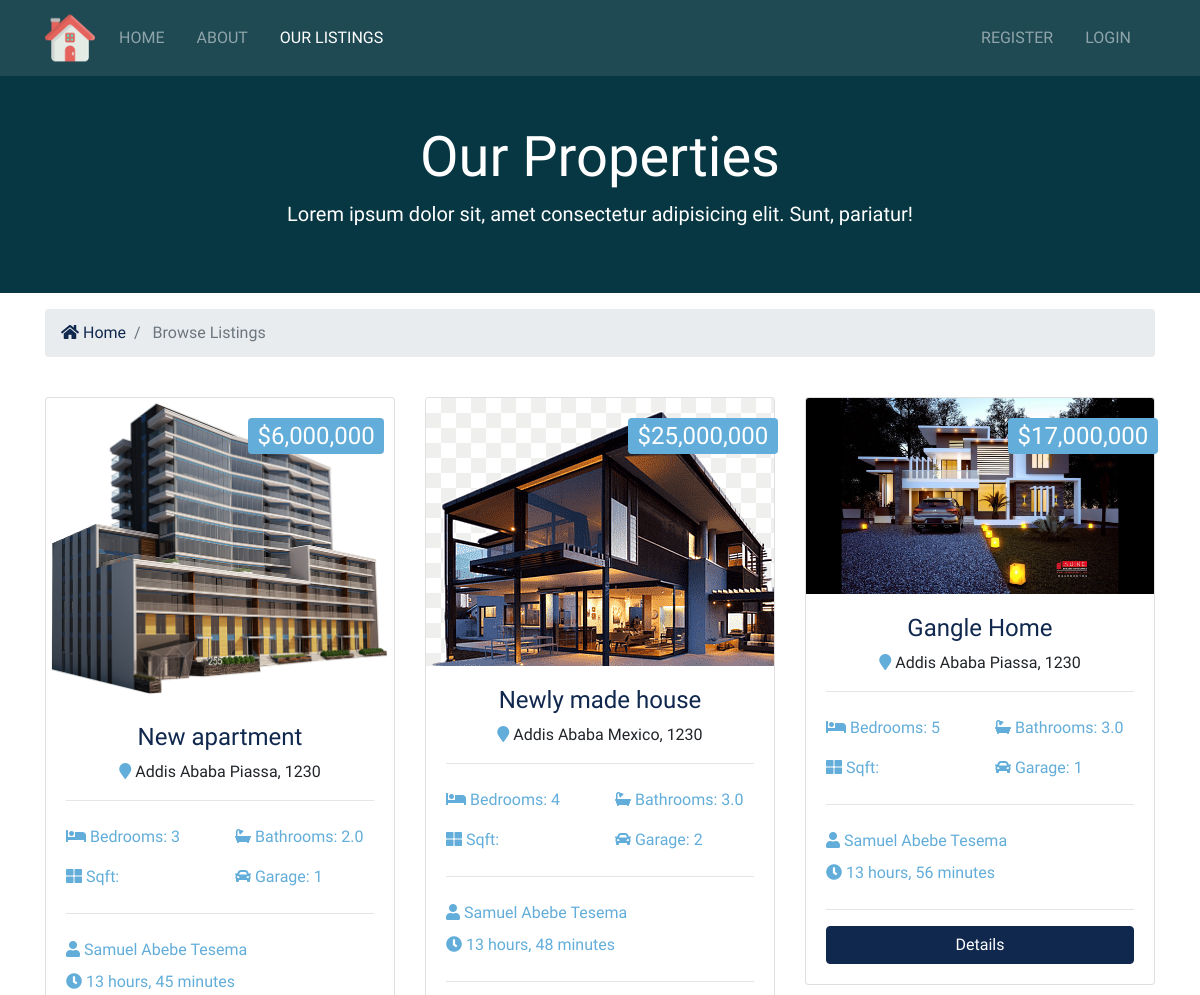
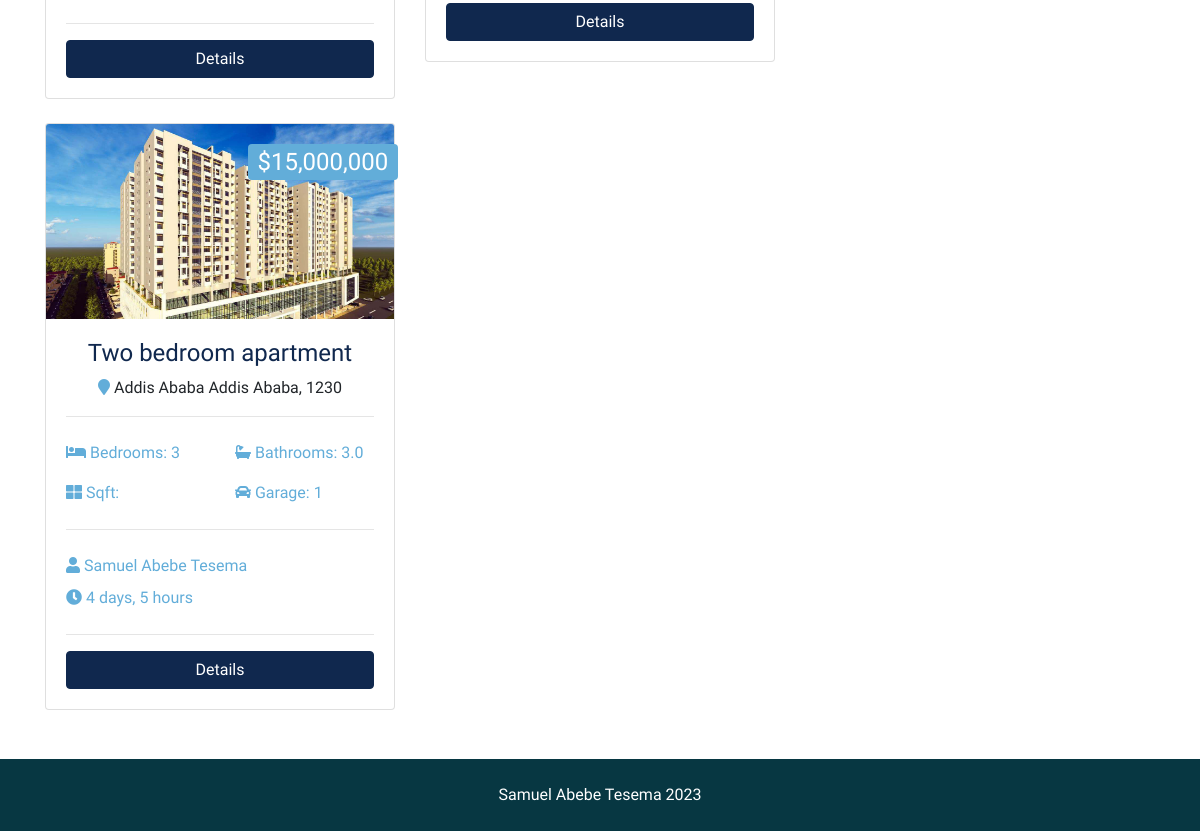
/listings/, run on the app's committed database (2 pictures, top to bottom).
### listings/models.py (models this page shows, shortened)
class Listing(models.Model):
    agents = models.ForeignKey(Agent, on_delete=models.DO_NOTHING)
    title = models.CharField(max_length=200)
    address = models.CharField(max_length=200)
    city = models.CharField(max_length=100)
    state = models.CharField(max_length=100)
    zipcode = models.CharField(max_length=20)
    description = models.TextField(blank=True)
    price = models.IntegerField()
    bedrooms = models.IntegerField()
    bathrooms = models.DecimalField(max_digits=2, decimal_places=1)
    garage = models.IntegerField(default=0)
    sqft = models.CharField(max_length=20, blank=True)
    lot_size = models.DecimalField(max_digits=5, decimal_places=1)
    photo_main = models.ImageField(upload_to='photos/%Y/%m/%d')
    photo_1 = models.ImageField(upload_to='photos/%Y/%m/%d', blank=True)
    photo_2 = models.ImageField(upload_to='photos/%Y/%m/%d', blank=True)
    photo_3 = models.ImageField(upload_to='photos/%Y/%m/%d', blank=True)
    photo_4 = models.ImageField(upload_to='photos/%Y/%m/%d', blank=True)
    photo_5 = models.ImageField(upload_to='photos/%Y/%m/%d', blank=True)
    is_published = models.BooleanField(default=True)
    list_date = models.DateTimeField(default=datetime.now, blank=True)
    objects = models.Manager()

### agent/models.py (models this page shows)
class Agent(models.Model):
    name = models.CharField(max_length=200)
    photo = models.ImageField(upload_to='photo/%Y/%m/%d')
    description = models.TextField(blank=True)
    phone = models.CharField(max_length=20)
    email = models.CharField(max_length=50)
    is_mvp = models.BooleanField(default=False)
    hire_date = models.DateTimeField(default=datetime.now, blank=True)
    def __str__(self):
        return self.name
    objects = models.Manager()

### listings/views.py (the view)
# urls.py: path('', views.index, name='listings'),
def index(request):
    listings = Listing.objects.order_by('-list_date').filter(is_published=True)
    paginator = Paginator(listings, 6)
    page = request.GET.get('page')
    paged_listings = paginator.get_page(page)
    context = {
        'listings': paged_listings
    }
    return render(request, 'listings/listings.html', context)

### listings/templates/listings/listings.html (shortened to what this page needs)
{% extends 'listings/layout.html' %}
{% load humanize %}
{% block content %}
	<section id="showcase-inner" class="py-5 text-white">
		<div class="container">
			<div class="row text-center">
				<div class="col-md-12">
					<h1 class="display-4"> Our Properties</h1>
					<p class="lead">Lorem ipsum dolor sit, amet consectetur adipisicing elit. Sunt, pariatur!</p>
				</div>
			</div>
		</div>
	</section>
	<section id="bc" class="mt-3">
		<div class="container">
			<nav aria-label="breadcrumb">
				<ol class="breadcrumb">
					<li class="breadcrumb-item">
						<a href="{% url 'index' %}">
						<i class="fas fa-home"></i> Home</a>
					</li>
					<li class="breadcrumb-item active"> Browse Listings</li>
				</ol>
			</nav>
		</div>
	</section>
	<section id="listings" class="py-4">
		<div class="container">
			<div class="row">
				{% if listings %}
					{% for listing in listings %}
						<div class="col-md-6 col-lg-4 mb-4">
							<div class="card listing-preview">
								<img class="card-img-top" src="{{ listing.photo_main.url }}" alt="">
								<div class="card-img-overlay">
									<h2>
									<span class="badge badge-secondary text-white">${{ listing.price | intcomma}}</span>
									</h2>
								</div>
								<div class="card-body">
									<div class="listing-heading text-center">
										<h4 class="text-primary">{{ listing.title }}</h4>
										<p>
											<i class="fas fa-map-marker text-secondary"></i>
										{{ listing.city }} {{listing.state}}, {{listing.zipcode}}</p>
									</div>
									<hr>
									<div class="row py-2 text-secondary">
										<div class="col-6">
										<i class="fas fa-bed"></i> Bedrooms: {{ listing.bedrooms }}</div>
										<div class="col-6">
										<i class="fas fa-bath"></i> Bathrooms: {{ listing.bathrooms }}</div>
									</div>
									<div class="row py-2 text-secondary">
										<div class="col-6">
										<i class="fas fa-th-large"></i> Sqft: {{listing.sqft}}</div>
										<div class="col-6">
										<i class="fas fa-car"></i> Garage: {{ listing.garage }}</div>
									</div>
									<hr>
									<div class="row py-2 text-secondary">
										<div class="col-12">
										<i class="fas fa-user"></i> {{ listing.agents }}</div>
									</div>
									<div class="row text-secondary pb-2">
										<div class="col-12">
										<i class="fas fa-clock"></i> {{ listing.list_date | timesince }}</div>
									</div>
									<hr>
									<a href="{% url 'listing' listing.id %}" class="btn btn-primary btn-block"> Details </a>
								</div>
							</div>
						</div>
					{% endfor %}
				{% else %}
					<div class="col-md-12">
						<p>No Listings Available</p>
					</div>
				{% endif %}
			</div>
			<div class="row">
				<div class="col-md-12">
				</div>
			</div>
		</div>
	</section>
{% endblock content %}

### listings/templates/listings/layout.html (shortened to what this page needs)
{% load static %}
<html lang="en">
<head>
    <link rel="stylesheet" href="{% static 'css/all.css' %}">
    <link rel="stylesheet" href="{% static 'css/bootstrap.css' %}">
    <link rel="stylesheet" href="{% static 'css/style.css' %}">
    <link rel="stylesheet" href="{% static 'css/lightbox.min.css' %}">
</head>
<body>
    {% include 'pages/navbar.html' %}
        {% block content %}
        {% endblock content %}
    {% include 'pages/footer.html' %}
</body>
</html>

### pages/templates/pages/navbar.html (shortened to what this page needs)
{% load static %}
<nav class="navbar navbar-expand-lg navbar-dark bg-primary sticky-top">
	<div class="container">
		<a class="navbar-brand" href="{% url 'index' %}">
			<img src="{% static 'img/logo.png' %}" class="logo" alt="">
		</a>
		<div class="collapse navbar-collapse" id="navbarNavAltMarkup">
			<ul class="navbar-nav">
				<li
					{% if "/" == request.path %}
						class="nav-item active mr-3"
					{% else  %}
						class="nav-item mr-3"
					{% endif %}
					>
					<a class="nav-link" href="{% url 'index' %}">Home</a>
				</li>
				<li
					{% if "about" in request.path %}
						class="nav-item active mr-3"
					{% else  %}
						class="nav-item mr-3"
					{% endif %}
					>
					<a class="nav-link" href="{% url 'about' %}">About</a>
				</li>
				<li
					{% if "listings" in request.path %}
						class="nav-item active mr-3"
					{% else  %}
						class="nav-item mr-3"
					{% endif %}
					>
					<a class="nav-link" href="{% url 'listings' %}">Our Listings</a>
				</li>
			</ul>
			<ul class="navbar-nav ml-auto">
				{% if user.is_authenticated %}
					<li
						{% if "dashboard" in request.path %}
							class="nav-item active mr-3"
						{% else  %}
							class="nav-item mr-3"
						{% endif %}
						>
						<a class="nav-link" href="{% url 'dashboard' %}">
							Welcome {{ user.username }}
						</a>
					</li>
					<li class="nav-item mr-3">
						<a href="javascript:{document.getElementById('logout').submit()}" class="nav-link">
							Logout
						</a>
						<form action="{% url 'logout' %}" method="POST" id="logout">
							{% csrf_token %}
							<input type="hidden" name="">
						</form>
					</li>
				{% else %}
					<li
						{% if "register" in request.path %}
							class="nav-item active mr-3"
						{% else  %}
							class="nav-item mr-3"
						{% endif %}
						>
						<a class="nav-link" href="{% url 'register' %}">
						Register</a>
					</li>
					<li
						{% if "login" in request.path %}
							class="nav-item active mr-3"
						{% else  %}
							class="nav-item mr-3"
						{% endif %}
						>
						<a class="nav-link" href="{% url 'login' %}">
						Login</a>
					</li>
				{% endif %}
			</ul>
		</div>
	</div>
</nav>

### pages/templates/pages/footer.html
 <footer id="main-footer" class="py-4 bg-primary text-white text-center">
    Samuel Abebe Tesema 2023
  </footer>

### realEstate/static/css/all.css (style rules this page uses)
.fa, .fas, .far, .fal, .fab { -moz-osx-font-smoothing: grayscale; -webkit-font-smoothing: antialiased; display: inline-block; font-style: normal; font-variant: normal; text-rendering: auto; line-height: 1; }
.fa-bath:before { content: "\f2cd"; }
.fa-bed:before { content: "\f236"; }
.fa-car:before { content: "\f1b9"; }
.fa-clock:before { content: "\f017"; }
.fa-home:before { content: "\f015"; }
.fa-map-marker:before { content: "\f041"; }
.fa-th-large:before { content: "\f009"; }
.fa-user:before { content: "\f007"; }
.fa, .fas { font-family: 'Font Awesome 5 Free'; font-weight: 900; }

### realEstate/static/css/style.css (style rules this page uses)
img { width: 100%; }
.logo { width: 50px; }
.navbar { opacity: 0.9; text-transform: uppercase; }
#showcase-inner { background: url(../img/building.jpg) no-repeat top center fixed/cover; position: relative; overflow: hidden; min-height: 200px; }
#showcase-inner::before { content: ''; position: absolute; top: 0; left: 0; min-height: 100%; width: 100%; background: #073742 }
.listing-preview a { position: relative; }

### data on the page
Listing: photo_main (picture), price "6,000,000", title "New apartment", city "Addis Ababa", state "Piassa", zipcode "1230", bedrooms "3", bathrooms "2.0", garage "1", agents "Samuel Abebe Tesema", list_date "13 hours, 45 minutes"
Listing: photo_main (picture), price "25,000,000", title "Newly made house", city "Addis Ababa", state "Mexico", zipcode "1230", bedrooms "4", bathrooms "3.0", garage "2", agents "Samuel Abebe Tesema", list_date "13 hours, 48 minutes"
Listing: photo_main (picture), price "17,000,000", title "Gangle Home", city "Addis Ababa", state "Piassa", zipcode "1230", bedrooms "5", bathrooms "3.0", garage "1", agents "Samuel Abebe Tesema", list_date "13 hours, 56 minutes"
Listing: photo_main (picture), price "15,000,000", title "Two bedroom apartment", city "Addis Ababa", state "Addis Ababa", zipcode "1230", bedrooms "3", bathrooms "3.0", garage "1", agents "Samuel Abebe Tesema", list_date "4 days, 5 hours"
